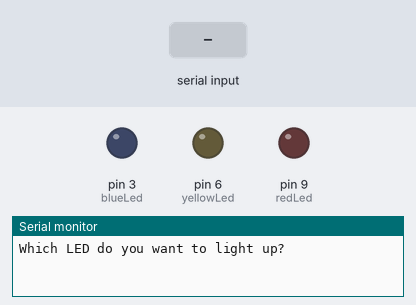
A sketch run on a simulated Arduino Uno, built with avr-gcc and run on an emulated ATmega328P. Parts: output pins drawn as LEDs (lit = HIGH), the last lines printed to the serial monitor. Inputs (shaded band) come from the test bench.

Above: at 1.2 s.
1.3 s: "yellow" received over Serial
At 2.8 s:
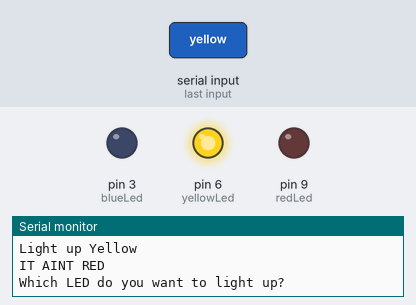
3.8 s: "red" received over Serial
At 5.9 s:
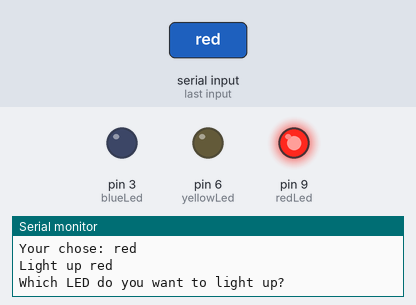
6.3 s: "blue" received over Serial
At 7.8 s:
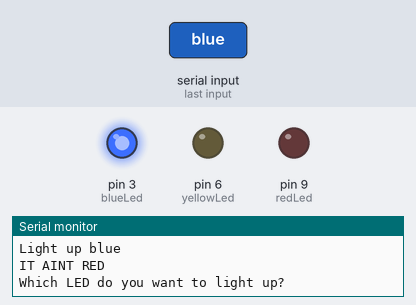
Timing chart, 0 to 9.3 s (numbered marks = the images above; inputs shaded):
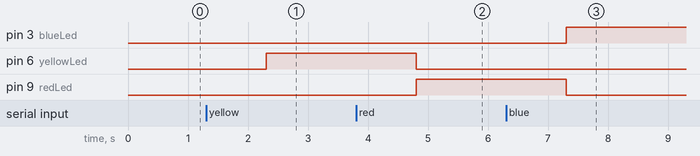

Measured:
- after the input at 1.3 s, pin 6 (yellowLed): LOW → HIGH after 1.0 s
- after the input at 3.8 s, pin 6 (yellowLed): HIGH → LOW after 1.0 s; pin 9 (redLed): LOW → HIGH after 1.0 s
- after the input at 6.3 s, pin 3 (blueLed): LOW → HIGH after 1.0 s; pin 9 (redLed): HIGH → LOW after 1.0 s

The sketch:

slow_blink.ino
```cpp
int redLed = 9;
int blueLed = 3;
int yellowLed = 6;
int waitTime = 500;
String msg="Which LED do you want to light up?";
String msg2 = "Your chose: ";
String myColor;
void setup() {
  // put your setup code here, to run once:
  pinMode(redLed,OUTPUT);
  pinMode(yellowLed,OUTPUT);
  pinMode(blueLed,OUTPUT);
  Serial.begin(9600);
}

void loop() {
  // put your main code here, to run repeatedly:

  Serial.println(msg);
  while (Serial.available()==0)
  {

  }
  myColor = Serial.readString();
  Serial.print(msg2);
  Serial.println(myColor);

    myColor.toLowerCase();

  if (myColor=="yellow"){
    digitalWrite(yellowLed,HIGH);
    digitalWrite(blueLed,LOW);
    digitalWrite(redLed,LOW);
    Serial.println("Light up Yellow");
  }
  if (myColor=="red"){
    digitalWrite(redLed,HIGH);
    digitalWrite(yellowLed,LOW);
    digitalWrite(blueLed,LOW);
    Serial.println("Light up red");
  }
  if (myColor=="blue"){
    digitalWrite(blueLed,HIGH);
    digitalWrite(yellowLed,LOW);
    digitalWrite(redLed,LOW);
    Serial.println("Light up blue");
  }

    if (myColor!="red"){

    Serial.println("IT AINT RED");
  }
}
```
